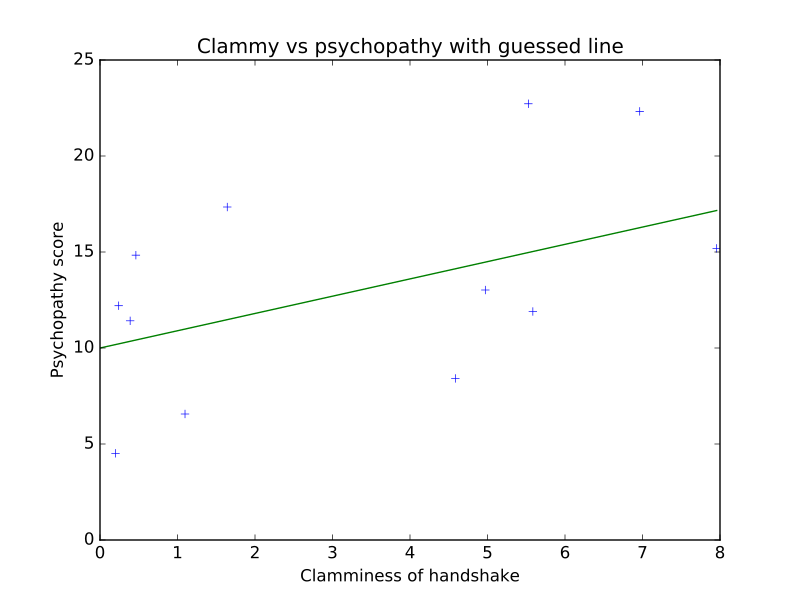

Source code (Python):
# Plot the data
plt.plot(clammy, psychopathy, '+')
# [...]

def my_line(x):
    # My prediction for psychopathy given clamminess
    return 10 + 0.9 * x

# Plot the prediction
x_vals = [0, max(clammy)]
y_vals = [my_line(0), my_line(max(clammy))]
plt.plot(x_vals, y_vals)
# [...]
plt.xlabel('Clamminess of handshake')
# <...>
plt.ylabel('Psychopathy score')
# <...>
plt.title('Clammy vs psychopathy with guessed line')
# <...>
